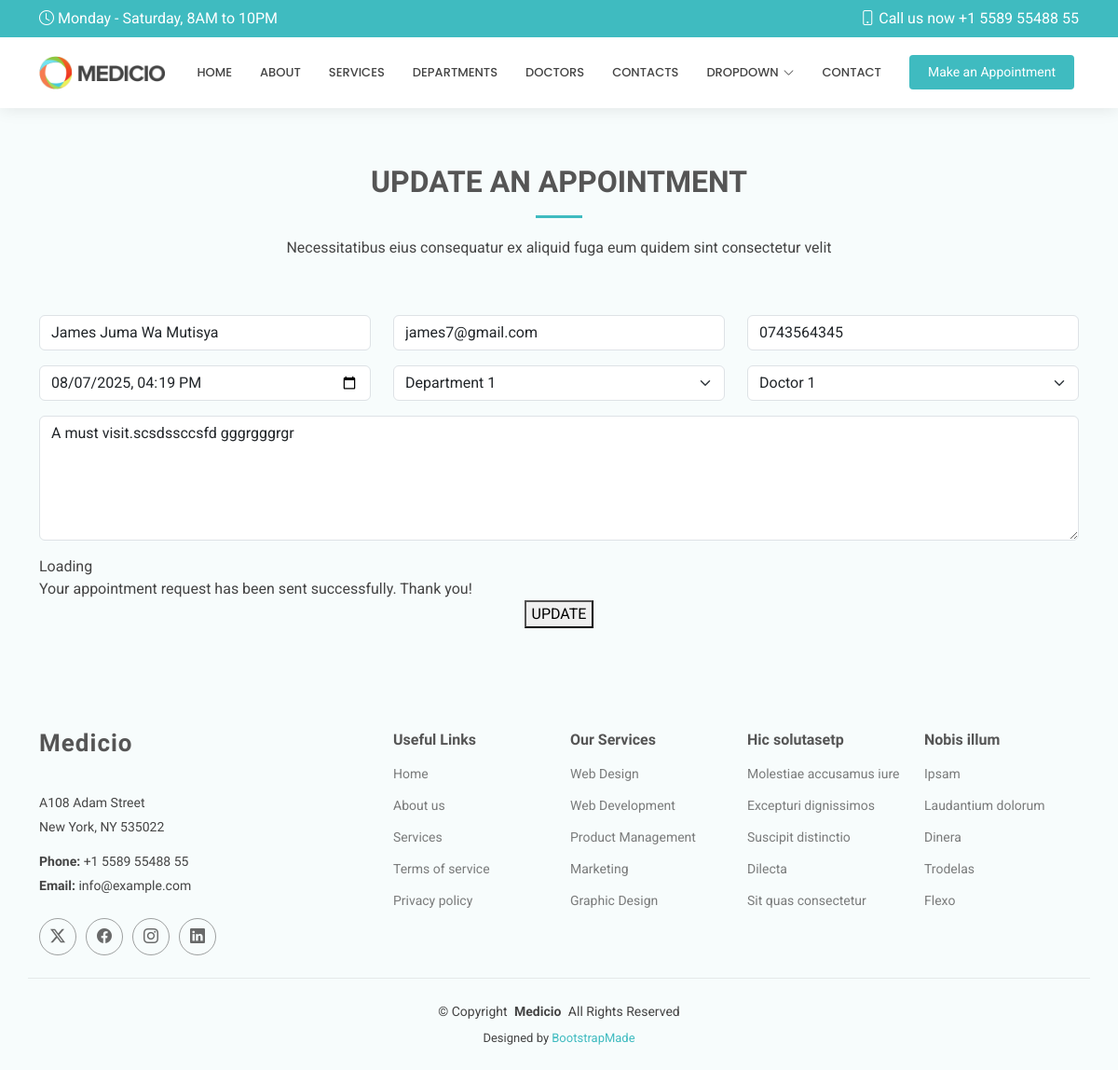
The page /edit/3 on the database its author committed.
### hospitalapp/models.py (models this page shows, shortened)
class Appoint(models.Model):
    name = models.CharField(max_length=100)
    email = models.EmailField()
    phone = models.CharField(max_length=10)
    date = models.DateTimeField()
    department = models.CharField(max_length=100)
    doctor = models.CharField(max_length=100)
    message = models.TextField()

### hospitalapp/views.py (the view)
# urls.py: path('edit/<int:id>', views.edit, name='edit'),
def edit(request,id):
    edit_appointment = get_object_or_404(Appoint, id=id)
    if request.method == "POST":
        edit_appointment.name = request.POST.get('name')
        edit_appointment.email = request.POST.get('email')
        edit_appointment.phone = request.POST.get('phone')
        edit_appointment.date = request.POST.get('date')
        edit_appointment.department = request.POST.get('department')
        edit_appointment.doctor = request.POST.get('doctor')
        edit_appointment.message = request.POST.get('message')
        edit_appointment.save()
        return redirect('/show')
    else:
        return render(request, 'edit.html', {'edit_appointment':edit_appointment})

### templates/edit.html (shortened to what this page needs)
{% extends 'starter-page.html' %}
{% load static %}
{% block content %}
    <section id="appointment" class="appointment section light-background">
      <div class="container section-title" data-aos="fade-up">
        <h2>UPDATE AN APPOINTMENT</h2>
        <p>Necessitatibus eius consequatur ex aliquid fuga eum quidem sint consectetur velit</p>
      </div>
      <div class="container" data-aos="fade-up" data-aos-delay="100">
        <form method="POST" >
          <div class="row">
            <div class="col-md-4 form-group">
              <input type="text" name="name" class="form-control" id="name" placeholder="Your Name" value = "{{ edit_appointment.name }}" required="">
            </div>
            <div class="col-md-4 form-group mt-3 mt-md-0">
              <input type="email" class="form-control" name="email" id="email" placeholder="Your Email" value = "{{ edit_appointment.email }}" required="">
            </div>
            <div class="col-md-4 form-group mt-3 mt-md-0">
              <input type="tel" class="form-control" name="phone" id="phone" placeholder="Your Phone" value = "{{ edit_appointment.phone }}" required="">
            </div>
          </div>
          <div class="row">
            <div class="col-md-4 form-group mt-3">
              <input type="datetime-local" name="date" value = "{{ edit_appointment.date|date:'Y-m-d\\TH:i' }}" class="form-control datepicker" id="date" placeholder="Appointment Date" required="">
            </div>
            <div class="col-md-4 form-group mt-3">
              <select name="department" id="department" class="form-select" required="">
                <option value="Department 1" {% if edit_appointment.department == 'Department 1' %} selected {% endif %} >Department 1</option>
              </select>
            </div>
            <div class="col-md-4 form-group mt-3">
              <select name="doctor" id="doctor" class="form-select" required="">
                <option value="Doctor 1" {% if edit_appointment.doctor == 'Doctor 1' %} selected {% endif %} >Doctor 1</option>
              </select>
            </div>
          </div>
          <div class="form-group mt-3">
            <textarea class="form-control" name="message" rows="5" placeholder="Message (Optional)">{{ edit_appointment.message }}</textarea>
          </div>
          <div class="mt-3">
            <div class="loading">Loading</div>
            <div class="sent-message">Your appointment request has been sent successfully. Thank you!</div>
            <div class="text-center"><button type="submit">UPDATE</button></div>
          </div>
        </form>
      </div>
    </section>
{% endblock %}

### static/assets/css/main.css (style rules this page uses)
:root { --default-font: "Roboto", system-ui, -apple-system, "Segoe UI", Roboto, "Helvetica Neue", Arial, "Noto Sans", "Liberation Sans", sans-serif, "Apple Color Emoji", "Segoe UI Emoji", "Segoe UI Symbol", "Noto Color Emoji"; --heading-font: "Raleway", sans-serif; --nav-font: "Poppins", sans-serif; }
:root { --background-color: #ffffff; --default-color: #444444; --heading-color: #555555; --accent-color: #3fbbc0; --surface-color: #ffffff; --contrast-color: #ffffff; }
:root { --nav-color: #444444; --nav-hover-color: #3fbbc0; --nav-mobile-background-color: #ffffff; --nav-dropdown-background-color: #ffffff; --nav-dropdown-color: #444444; --nav-dropdown-hover-color: #3fbbc0; }
.light-background { --background-color: #f7fcfc; --surface-color: #ffffff; }
:root { scroll-behavior: smooth; }
body { color: var(--default-color); background-color: var(--background-color); font-family: var(--default-font); }
h1, h2, h3, h4, h5, h6 { color: var(--heading-color); font-family: var(--heading-font); }
section, .section { color: var(--default-color); background-color: var(--background-color); padding: 60px 0; scroll-margin-top: 120px; overflow: clip; }
.section-title { text-align: center; padding-bottom: 60px; position: relative; }
.section-title h2 { font-size: 32px; font-weight: 700; margin-bottom: 20px; padding-bottom: 20px; position: relative; }
.section-title h2:after { content: ""; position: absolute; display: block; width: 50px; height: 3px; background: var(--accent-color); left: 0; right: 0; bottom: 0; margin: auto; }
.section-title p { margin-bottom: 0; }

### rows shown on the page
Appoint: name "James Juma Wa Mutisya", email "james7@gmail.com", phone "0743564345", date "08/07/2025 16:19", department "Department 1", doctor "Doctor 1", message "A must visit.scsdssccsfd gggrgggrgr"
